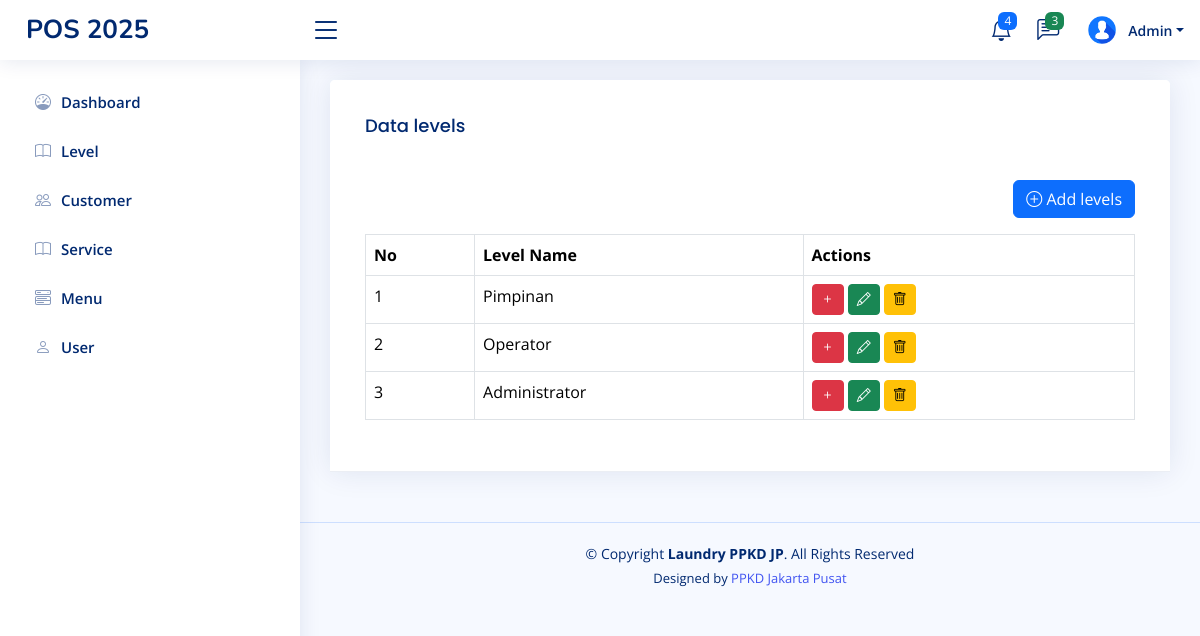
/home.php?page=level (signed in), run on the app's committed database.
### tables this page shows
CREATE TABLE `level_menus` (
  `id` int(11) NOT NULL,
  `level_id` int(11) NOT NULL,
  `menu_id` int(11) NOT NULL,
  `created_at` timestamp NOT NULL DEFAULT current_timestamp(),
  `updated_at` timestamp NULL DEFAULT NULL ON UPDATE current_timestamp()
);

CREATE TABLE `menus` (
  `id` int(11) NOT NULL,
  `name` varchar(30) NOT NULL,
  `icon` varchar(30) NOT NULL,
  `link` varchar(30) NOT NULL,
  `order` int(11) NOT NULL,
  `created_at` timestamp NOT NULL DEFAULT current_timestamp(),
  `updated_at` timestamp NULL DEFAULT NULL ON UPDATE current_timestamp()
);

CREATE TABLE `levels` (
  `id` int(11) NOT NULL,
  `name` varchar(100) NOT NULL,
  `created_at` timestamp NOT NULL DEFAULT current_timestamp(),
  `updated_at` timestamp NULL DEFAULT NULL ON UPDATE current_timestamp()
);

### pages/level.php (the view, shortened to what this page needs)
<?php
$q_levels = mysqli_query($config, "SELECT  * FROM levels ORDER BY id DESC");
$levels = mysqli_fetch_all($q_levels, MYSQLI_ASSOC);
?>
<!DOCTYPE html>
<html lang="en">
<head>
</head>
<body>
    <div class="row">
        <div class="col-sm-12">
            <div class="card">
                <div class="card-header">
                    <div class="card-body">
                        <h3 class="card-title">Data levels</h3>
                    </div>
                    <div class="card-body">
                        <div class="d-flex mb-3 justify-content-end">
                            <a href="?page=tambah-level" class="btn btn-primary">
                                <i class="bi bi-plus-circle"></i> Add levels
                            </a>
                        </div>
                        <table class="table table-bordered">
                            <tr>
                                <th>No</th>
                                <th>Level Name</th>
                                <th>Actions</th>
                            </tr>
                            <?php
                            foreach ($levels as $key => $level) {
                            ?>
                                <tr>
                                    <td><?php echo $key + 1 ?></td>
                                    <td><?php echo $level['name'] ?></td>
                                    <td>
                                        <a class="btn btn-danger btn-sm"
                                            href="?page=add-role-menu&edit=<?= $level['id'] ?>">
                                            <i class="bi bi-plus"></i>
                                        </a>
                                        <a class="btn btn-success btn-sm"
                                            href="?page=tambah-level&edit=<?= $level['id'] ?>">
                                            <i class="bi bi-pencil"></i>
                                        </a>
                                        <form class="d-inline" action="?page=level&delete=<?= $level['id'] ?>" method="post"
                                            onclick="return confirm('Are you sure you want to delete?')">
                                            <button type="submit" class="btn btn-warning btn-sm">
                                                <i class="bi bi-trash"></i>
                                            </button>
                                        </form>
                                    </td>
                                </tr>
                            <?php
                            }
                            ?>
                        </table>
                    </div>
                </div>
            </div>
        </div>
    </div>
</body>
</html>

### inc/sidebar.php
<?php
$level_id = $_SESSION['LEVEL_ID'] ?? '';
$querylevelMenu = mysqli_query($config, "SELECT * FROM menus JOIN level_menus ON menus.id = level_menus.menu_id WHERE level_id = '$level_id' ORDER BY menus.id DESC");
$rowLevelMenus = mysqli_fetch_all($querylevelMenu, MYSQLI_ASSOC);
?>
<aside id="sidebar" class="sidebar">
    <ul class="sidebar-nav" id="sidebar-nav">
        <?php foreach ($rowLevelMenus as $rowLevelMenu): ?>
            <li class="nav-item">
                <a class="nav-link collapsed" href="?page=<?= $rowLevelMenu['link'] ?>">
                    <i class="<?= $rowLevelMenu['icon'] ?>"></i>
                    <span><?= $rowLevelMenu['name'] ?></span>
                </a>
            </li>
        <?php endforeach ?>
</aside>

### assets/css/style.css (style rules this page uses)
:root { scroll-behavior: smooth; }
body { font-family: "Open Sans", sans-serif; background: #f6f9ff; color: #444444; }
a { color: #4154f1; text-decoration: none; }
h1, h2, h3, h4, h5, h6 { font-family: "Nunito", sans-serif; }
.card { margin-bottom: 30px; border: none; border-radius: 5px; box-shadow: 0px 0 30px rgba(1, 41, 112, 0.1); }
.card-header, .card-footer { border-color: #ebeef4; background-color: #fff; color: #798eb3; padding: 15px; }
.card-title { padding: 20px 0 15px 0; font-size: 18px; font-weight: 500; color: #012970; font-family: "Poppins", sans-serif; }
.card-body { padding: 0 20px 20px 20px; }
.sidebar { position: fixed; top: 60px; left: 0; bottom: 0; width: 300px; z-index: 996; transition: all 0.3s; padding: 20px; overflow-y: auto; scrollbar-width: thin; scrollbar-color: #aab7cf transparent; box-shadow: 0px 0px 20px rgba(1, 41, 112, 0.1); background-color: #fff; }
.sidebar-nav { padding: 0; margin: 0; list-style: none; }
.sidebar-nav li { padding: 0; margin: 0; list-style: none; }
.sidebar-nav .nav-item { margin-bottom: 5px; }
.sidebar-nav .nav-link { display: flex; align-items: center; font-size: 15px; font-weight: 600; color: #4154f1; transition: 0.3; background: #f6f9ff; padding: 10px 15px; border-radius: 4px; }
.sidebar-nav .nav-link i { font-size: 16px; margin-right: 10px; color: #4154f1; }
.sidebar-nav .nav-link.collapsed { color: #012970; background: #fff; }
.sidebar-nav .nav-link.collapsed i { color: #899bbd; }

### data on the page
level_menus: menu.name "Dashboard"
level_menus: menu.name "Level"
level_menus: menu.name "Customer"
level_menus: menu.name "Service"
level_menus: menu.name "Menu"
level_menus: menu.name "User"
levels: name "Pimpinan"
levels: name "Operator"
levels: name "Administrator"

### other printed values
$_SESSION['NAME'] "Admin"
